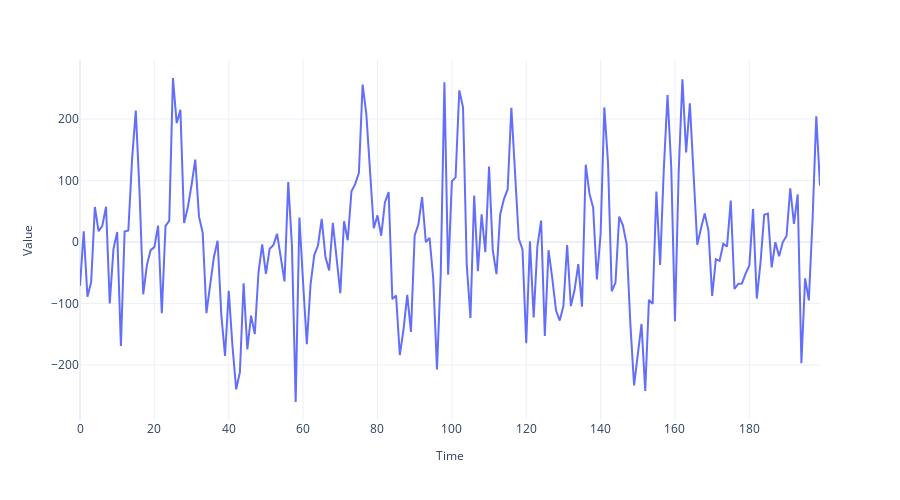

The cell this chart's notebook holds for it:
### Markdown cell above
## Red Noise

### Code cell
# Setting the correlation coefficient
r = 0.4
# Generate the time axis
time = np.arange(200)
# Generate white noise
white_noise = np.random.randn(200)*100
# Create Red Noise by introducing correlation between subsequent values in the white noise
values = np.zeros(200)
for i, v in enumerate(white_noise):
    if i==0:
        values[i] = v
    else:
        values[i] = r*values[i-1]+ np.sqrt((1-np.power(r,2))) *v
        

fig = plot_time_series(time, values, "")
fig.write_image("imgs/chapter_1/red_noise_process.png")
fig.show()

### Figure 1 — Plotly figure (JSON) as saved in the notebook; plotly's stock layout.template omitted (floating-point values rounded to 4 significant figures; data arrays with more than 128 entries replaced by an {"elided": "..."} marker saying what was removed)
{"data": [{"hovertemplate": "Time=%{x}<br>Value=%{y}<extra></extra>", "legendgroup": "", "line": {"color": "#636efa", "dash": "solid"}, "marker": {"symbol": "circle"}, "mode": "lines", "name": "", "orientation": "v", "showlegend": false, "type": "scatter", "x": {"elided": "200 int values"}, "xaxis": "x", "y": {"elided": "200 float values"}, "yaxis": "y"}], "layout": {"autosize": false, "height": 500, "legend": {"tracegroupgap": 0}, "margin": {"t": 60}, "title": {"font": {"size": 25}, "text": "", "x": 0.5, "xanchor": "center", "yanchor": "top"}, "width": 900, "xaxis": {"anchor": "y", "domain": [0, 1], "title": {"font": {"size": 12}, "text": "Time"}}, "yaxis": {"anchor": "x", "domain": [0, 1], "title": {"font": {"size": 12}, "text": "Value"}}}}
